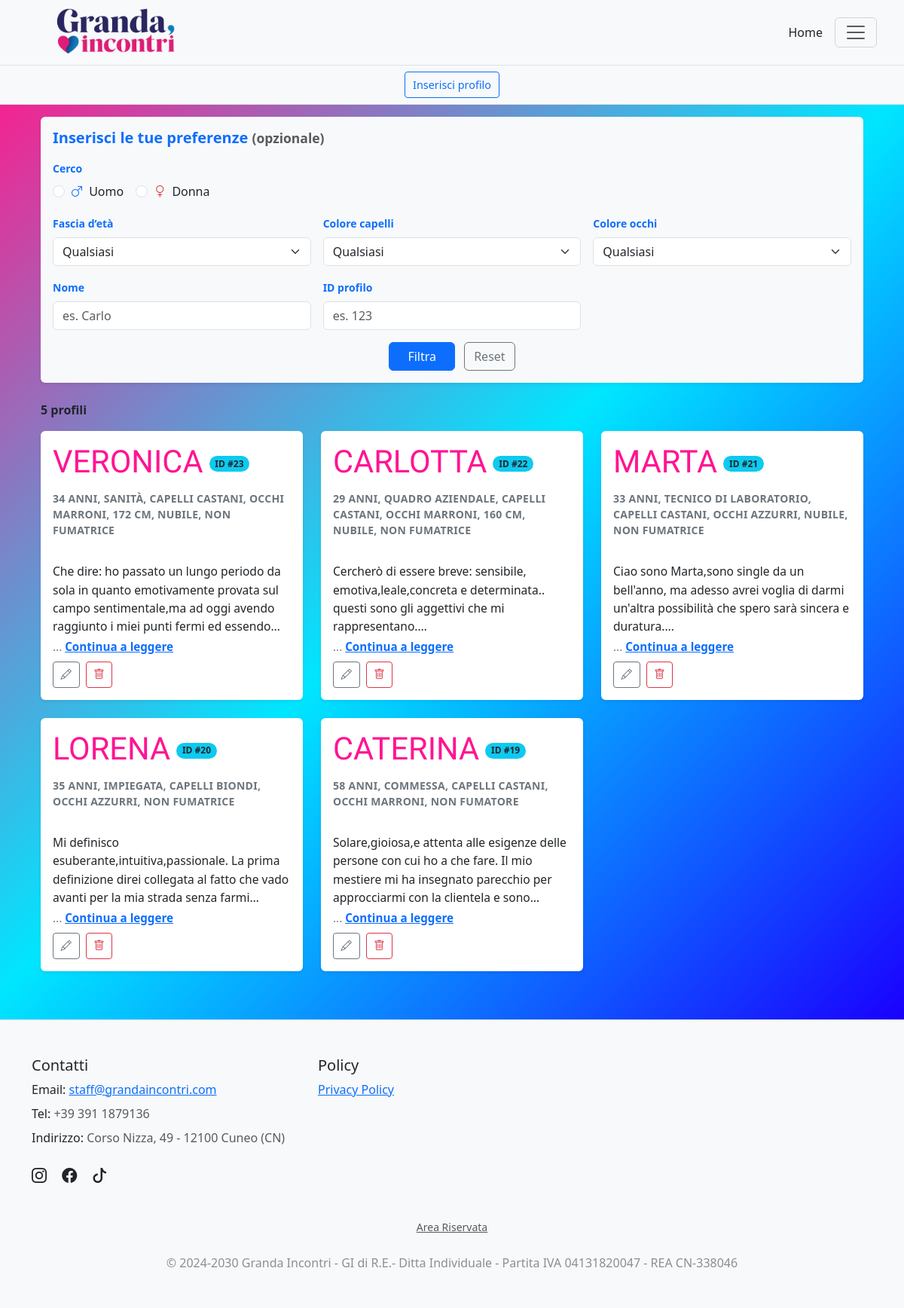
/annunci (signed in), run on the app's committed database.
### tables this page shows
CREATE TABLE "profiles" (
	"id"	INTEGER NOT NULL,
	"first_name"	TEXT NOT NULL,
	"last_name"	TEXT,
	"gender"	TEXT NOT NULL,
	"birth_year"	INTEGER,
	"city"	TEXT,
	"occupation"	TEXT,
	"eyes_color"	TEXT,
	"hair_color"	TEXT,
	"height_cm"	INTEGER,
	"smoker"	INTEGER,
	"bio"	TEXT NOT NULL,
	"is_active"	INTEGER NOT NULL,
	"created_at"	TEXT,
	"weight_kg"	INTEGER,
	"marital_status"	TEXT,
	PRIMARY KEY("id" AUTOINCREMENT)
);

### app.py (the view)
@app.route("/annunci")
def annunci():
    gender_in  = (request.args.get("gender") or "").strip().lower() or None
    age_range  = (request.args.get("age_range") or "").strip() or None
    hair_color = (request.args.get("hair_color") or "").strip().lower() or None
    eyes_color = (request.args.get("eyes_color") or "").strip().lower() or None
    name_q = None
    id_q = None
    if session.get("is_authenticated"):
        name_q = (request.args.get("name") or "").strip().lower() or None
        raw = (request.args.get("id") or "").strip()  # niente lower()
        id_q = int(raw) if raw.isdigit() else None
    gender = _norm_gender_val(gender_in)
    all_profiles = get_published_profiles_with_status()
    listObjProfiles = [
        p for p in all_profiles
        if _profile_matches_filters(p, gender, age_range, hair_color, eyes_color, name_q, id_q)
    ]
    def cap(val: str | None) -> str:
        s = (val or "").strip()
        return (s[:1].upper() + s[1:].lower()) if s else ""
    listObjProfiles = [
        {
            **p,
            "first_name": cap(p.get("first_name")),
            "last_name":  cap(p.get("last_name")),
        }
        for p in listObjProfiles
    ]
    profile_to_edit = None
    to_edit = False
    profile_id = request.args.get("profile_id")
    if profile_id and session.get("is_authenticated"):
        row = profiles_dao.get_profile_by_id(int(profile_id))
        if row is not None:
            d = {k: row[k] for k in row.keys()}
            profile_to_edit = SimpleNamespace(**d)
            to_edit = True
    return render_template(
        "annunci.html",
        listObjProfiles=listObjProfiles,
        profile_to_edit=profile_to_edit,
        to_edit=to_edit,
        current_year=datetime.date.today().year
    )

### app.py (called while the page is built)
def get_published_profiles_with_status():
    rows = profiles_dao.get_all_profiles()
    def is_published(val):
        if val is None:
            return True
        if isinstance(val, (int, bool)):
            return bool(val)
        return str(val).strip().lower() not in ("0", "false", "no", "n")
    list_profiles = []
    for r in rows:
        keys = r.keys() if hasattr(r, "keys") else r.keys()
        val = r["is_active"] if ("is_active" in keys) else None
        if is_published(val):
            profile = {k: r[k] for k in keys}
            profile["is_online"] = random.choice([True, False])
            list_profiles.append(profile)
    return list_profiles

@app.context_processor
def inject_current_user():
    class CurrentUserStub:
        def __init__(self, is_auth, role="admin"):
            self.is_authenticated = is_auth
            self.role = role
    return dict(current_user=CurrentUserStub(session.get("is_authenticated", False)))

def _norm_gender_val(val) -> str | None:
    v = (val or "").strip().lower()
    return _GENDER_MAP.get(v)

### profiles_dao.py (called while the page is built)
def _conn() -> sqlite3.Connection:
    conn = sqlite3.connect(DB_PATH)
    conn.row_factory = sqlite3.Row
    with closing(conn.cursor()) as cur:
        cur.execute("PRAGMA foreign_keys = ON;")
    return conn

def _rows_to_dicts(rows: Iterable[sqlite3.Row]) -> List[dict]:
    return [dict(r) for r in rows]

def get_all_profiles() -> List[Profile]:
    sql = """
        SELECT *
        FROM profiles
        ORDER BY
          CASE WHEN created_at IS NULL OR created_at = '' THEN 1 ELSE 0 END,
          created_at DESC,
          id DESC
    """
    with closing(_conn()) as conn, closing(conn.cursor()) as cur:
        cur.execute(sql)
        return _rows_to_dicts(cur.fetchall())  # type: ignore[return-value]

### templates/annunci.html (shortened to what this page needs)
{% extends "base.html" %}
{% block content %}
<div class="posts-wrapper">
  {% if current_user.is_authenticated %}
    <div class="d-flex bg-light border-bottom justify-content-center align-items-center py-2">
      <div class="d-flex flex-wrap justify-content-center gap-2">
        <button class="btn btn-outline-primary btn-sm" data-bs-toggle="modal" data-bs-target="#site-modal-profile">Inserisci profilo</button>
      </div>
    </div>
  {% endif %}
  <div class="container my-3 px-4">
    <div class="p-3 mb-4 bg-light rounded shadow-sm">
      <h5 class="text-primary fw-bold mb-3">Inserisci le tue preferenze <small class="text-muted">(opzionale)</small></h5>
      <form method="GET" action="{{ url_for('annunci') }}#first-result">
        <div class="row g-3">
          <div class="col-12">
            <label class="form-label small text-primary fw-bold">Cerco</label>
            <div class="d-flex gap-3">
              <div class="form-check">
                <input class="form-check-input" type="radio" name="gender" id="cercoUomo" value="male"
                       {% if request.args.get('gender','')|lower == 'male' %}checked{% endif %}>
                <label class="form-check-label" for="cercoUomo"><i class="bi bi-gender-male text-primary me-1"></i> Uomo</label>
              </div>
              <div class="form-check">
                <input class="form-check-input" type="radio" name="gender" id="cercoDonna" value="female"
                       {% if request.args.get('gender','')|lower == 'female' %}checked{% endif %}>
                <label class="form-check-label" for="cercoDonna"><i class="bi bi-gender-female text-danger me-1"></i> Donna</label>
              </div>
            </div>
          </div>
          <div class="col-md-4">
            <label class="form-label small text-primary fw-bold">Fascia d’età</label>
            {% set sel_age = request.args.get('age_range','') %}
            <select class="form-select" name="age_range">
              <option value=""        {% if sel_age == '' %}selected{% endif %}>Qualsiasi</option>
            </select>
          </div>
          <div class="col-md-4">
            <label class="form-label small text-primary fw-bold">Colore capelli</label>
            {% set sel_hair = request.args.get('hair_color','')|lower %}
            <select class="form-select" name="hair_color">
              <option value=""         {% if sel_hair == '' %}selected{% endif %}>Qualsiasi</option>
            </select>
          </div>
          <div class="col-md-4">
            <label class="form-label small text-primary fw-bold">Colore occhi</label>
            {% set sel_eyes = request.args.get('eyes_color','')|lower %}
            <select class="form-select" name="eyes_color">
              <option value=""          {% if sel_eyes == '' %}selected{% endif %}>Qualsiasi</option>
            </select>
          </div>
          {% if current_user.is_authenticated %}
            <div class="col-md-4">
              <label class="form-label small text-primary fw-bold">Nome</label>
              <input type="text" class="form-control" name="name"
                     value="{{ request.args.get('name','') }}"
                     placeholder="es. Carlo">
            </div>
            <div class="col-md-4">
              <label class="form-label small text-primary fw-bold">ID profilo</label>
              <input type="number" class="form-control"
                name="id" min="1" step="1" inputmode="numeric" pattern="\d*"
                value="{{ request.args.get('id','') }}" placeholder="es. 123">
            </div>
          {% endif %}
          <div class="col-12 text-center">
            <button type="submit" class="btn btn-primary px-4">Filtra</button>
            <a href="{{ url_for('annunci') }}#first-result" class="btn btn-outline-secondary ms-2">Reset</a>
          </div>
        </div>
      </form>
    </div>
    {% set n = listObjProfiles|length %}
    <div class="d-flex align-items-center mb-3 gap-2
                flex-column-reverse flex-md-row
                justify-content-center justify-content-md-between">
      <div class="fw-semibold mt-2 mt-md-0 text-center text-md-start w-100 w-md-auto">
        {{ n }} profil{{ 'o' if n==1 else 'i' }}
      </div>
    </div>
    {% if listObjProfiles %}
      <div class="row g-4" >
        {% for p in listObjProfiles %}
          {% set eta = (current_year - p['birth_year']) if p['birth_year'] else None %}
          {% set fuma = (p['smoker'] in [1, '1', true, 'true', 'on']) if p['smoker'] is not none else None %}
          {% set stato = (p['marital_status'] or '') %}
          {% if stato %}
            {% if stato|lower in ['celibe/nubile','single'] %}
              {% set stato_it = 'nubile' if p['gender'] == 'female' else 'celibe' %}
            {% elif stato|lower in ['sposato/a','married'] %}
              {% set stato_it = 'sposata' if p['gender'] == 'female' else 'sposato' %}
            {% elif stato|lower in ['separato/a','separated'] %}
              {% set stato_it = 'separata' if p['gender'] == 'female' else 'separato' %}
            {% elif stato|lower in ['divorziato/a','divorced'] %}
              {% set stato_it = 'divorziata' if p['gender'] == 'female' else 'divorziato' %}
            {% elif stato|lower in ['vedovo/a','widowed'] %}
              {% set stato_it = 'vedova' if p['gender'] == 'female' else 'vedovo' %}
            {% else %}
              {% set stato_it = stato %}
            {% endif %}
          {% else %}
            {% set stato_it = '' %}
          {% endif %}
         {% set parts = [] %}
          {% if eta %}{% set _ = parts.append(eta ~ ' anni') %}{% endif %}
          {% if p['occupation'] %}{% set _ = parts.append(p['occupation']) %}{% endif %}
          {% if p['hair_color'] %}{% set _ = parts.append('capelli ' ~ p['hair_color']) %}{% endif %}
          {% if p['eyes_color'] %}{% set _ = parts.append('occhi ' ~ p['eyes_color']) %}{% endif %}
          {% if p['height_cm'] %}{% set _ = parts.append(p['height_cm'] ~ ' cm') %}{% endif %}
          {% if p['weight_kg'] %}{% set _ = parts.append(p['weight_kg'] ~ ' kg') %}{% endif %}
          {% if stato_it %}{% set _ = parts.append(stato_it) %}{% endif %}
          {% if fuma is not none %}
            {% if p['gender'] == 'female' %}
              {% set _ = parts.append('fumatrice' if fuma else 'non fumatrice') %}
            {% else %}
              {% set _ = parts.append('fumatore' if fuma else 'non fumatore') %}
            {% endif %}
          {% endif %}
          <div class="col-12 col-sm-6 col-lg-4" {% if loop.first %}id="first-result"{% endif %}>
            <div class="card h-100 shadow-sm border-0">
              <div class="card-body d-flex flex-column">
                <div class="profile-header">
                  <div class="profile-name">
                    {% if current_user.is_authenticated %}
                      {{ (p['first_name'] ~ ' ' ~ (p['last_name'] or ''))|trim|upper }}
                    {% else %}
                      {{ p['first_name']|upper }}
                    {% endif %}
                  </div>
                  {% if current_user.is_authenticated and p['id'] %}
                    <span class="badge rounded-pill bg-info text-dark">ID #{{ p['id'] }}</span>
                  {% endif %}
                </div>
                <div class="text-uppercase text-secondary small profile-meta mb-2">
                  {{ parts|join(', ')|upper }}
                </div>
                {% set bio_text = (p['bio'] or '') %}
                <div class="bio-block flex-grow-1" data-lines="5">
                  <div class="small bio-textbox">
                    <div class="bio-text">
                      {{ (p['bio'] or '') | e }}
                    </div>
                  </div>
                  <div class="read-more-line d-none">
                    <span class="dots">...</span>
                    <button type="button" class="read-more" aria-expanded="false">Continua a leggere</button>
                  </div>
                </div>
                <div class="d-flex justify-content-between align-items-center mt-2 gap-2">
                  {% if current_user.is_authenticated %}
                    <div class="d-flex gap-2">
                      <a href="{{ url_for('annunci', profile_id=p['id']) }}" class="btn btn-outline-secondary btn-sm" title="Modifica">
                        <i class="bi bi-pencil"></i>
                      </a>
                      <form action="{{ url_for('create_or_update_profile') }}" method="POST" style="display:inline;">
                        <button type="submit" name="action" value="delete" class="btn btn-outline-danger btn-sm"
                                onclick="return confirm('Eliminare questo profilo?');" title="Elimina">
                          <i class="bi bi-trash"></i>
                        </button>
                      </form>
                    </div>
                  {% endif %}
                </div>
              </div>
            </div>
          </div>
        {% endfor %}
      </div>
    {% endif %}
  </div>
</div>
{% endblock %}

### static/css/style.css (style rules this page uses)
:root { --gi-deep: #1a1a40; --gi-berry: #5b0a2f; --gi-pink: #ff1493; }
.posts-wrapper { background: linear-gradient(135deg, #ff1a8c 0%, #00e6ff 50%, #1a00ff 100%); min-height: 100vh; margin: 0; padding: 0 0 3rem; }
.profile-name { font-family: "Yeseva One", serif; color: #ff1493; font-size: 2.6rem; line-height: 1.2; margin-bottom: .35rem; }
.profile-meta { font-weight: 700; letter-spacing: .02em; }
.profile-header { display: flex; align-items: center; gap: .5rem; flex-wrap: wrap; margin-bottom: .5rem; }
.card { display: flex; flex-direction: column; height: 100%; }
.card .card-body { flex: 1 1 auto; display: flex; flex-direction: column; font-size: 1rem; line-height: 1.5; }
.bio-block { display: flex; flex-direction: column; gap: .25rem; }
.bio-textbox { margin: 0; --lines: 5; --lh: 1.55; line-height: var(--lh); font-size: .975rem !important; }
.bio-text { display: -webkit-box; -webkit-box-orient: vertical; -webkit-line-clamp: var(--lines, 5); overflow: hidden; white-space: pre-line; min-height: calc(var(--lines) * 1lh); }
.read-more-line { font-size: .95rem !important; color: #6c757d; }
.read-more { background: none; border: 0; padding: 0; margin: 0; color: #0d6efd; font-weight: 600; cursor: pointer; text-decoration: underline; }
.card .btn { font-size: .95rem; padding: .5rem .9rem; }
.btn.btn-sm { font-size: .9rem; padding: .35rem .6rem; }

### data on the page
profiles: first_name+last_name "VERONICA", id "23", parts "34 ANNI, SANITÀ, CAPELLI CASTANI, OCCHI MARRONI, 172 CM, NUBILE, NON FUMATRICE", bio "Che dire: ho passato un lungo periodo da sola in quanto emotivamente provata sul campo sentimentale,ma ad oggi avendo raggiunto i miei punti fermi ed…"
profiles: first_name+last_name "CARLOTTA", id "22", parts "29 ANNI, QUADRO AZIENDALE, CAPELLI CASTANI, OCCHI MARRONI, 160 CM, NUBILE, NON FUMATRICE", bio "Cercherò di essere breve: sensibile, emotiva,leale,concreta e determinata.. questi sono gli aggettivi che mi…"
profiles: first_name+last_name "MARTA", id "21", parts "33 ANNI, TECNICO DI LABORATORIO, CAPELLI CASTANI, OCCHI AZZURRI, NUBILE, NON FUMATRICE", bio "Ciao sono Marta,sono single da un bell'anno, ma adesso avrei voglia di darmi un'altra possibilità che spero sarà sincera e…"
profiles: first_name+last_name "LORENA", id "20", parts "35 ANNI, IMPIEGATA, CAPELLI BIONDI, OCCHI AZZURRI, NON FUMATRICE", bio "Mi definisco esuberante,intuitiva,passionale. La prima definizione direi collegata al fatto che vado avanti per la mia strada senza…"
profiles: first_name+last_name "CATERINA", id "19", parts "58 ANNI, COMMESSA, CAPELLI CASTANI, OCCHI MARRONI, NON FUMATORE", bio "Solare,gioiosa,e attenta alle esigenze delle persone con cui ho a che fare. Il mio mestiere mi ha insegnato parecchio per approcciarmi con la clientela e…"

### other printed values
{{ n }} "5"
{{ 'o' if n==1 else 'i' }} "i"
